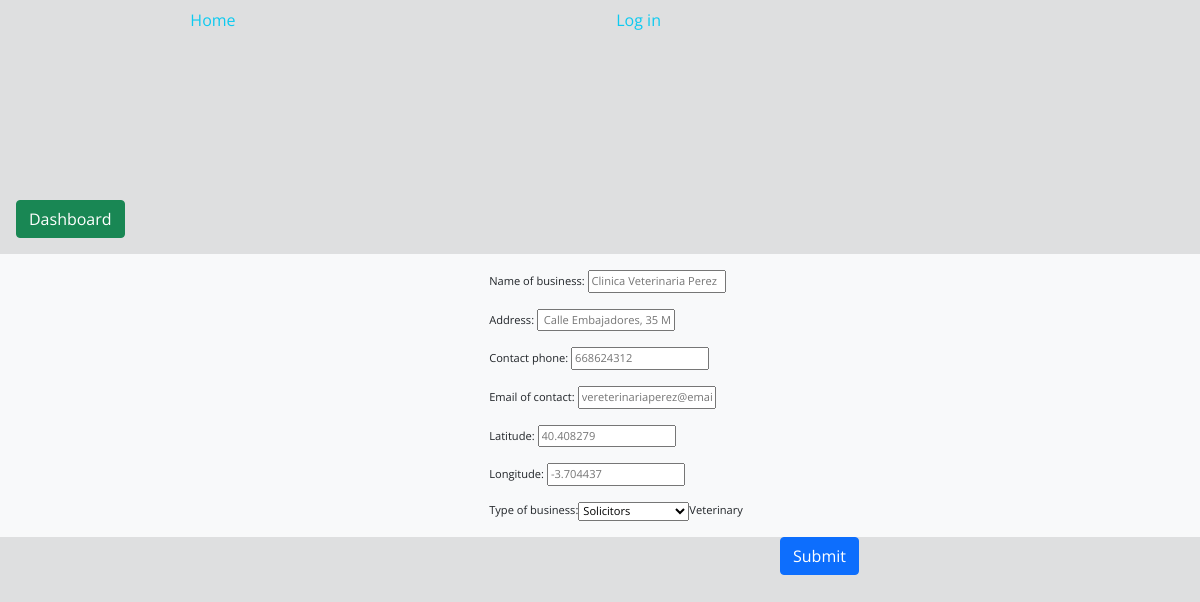
The app's page /update?adv_id=c6760d6dda834709949bf7c2bdade722 with its own data.
### models.py (models this page shows, shortened)
class Advert(db.Model):
    id = db.Column(db.String(32), primary_key= True)
    user_id = db.Column(db.String(32), ForeignKey("user.id"))
    adv_name = db.Column(db.String(50), nullable=False, unique=True)
    address = db.Column(db.String(60), nullable=False, unique= True)
    latitude = db.Column(db.String(11), nullable=True)
    longitude = db.Column(db.String(11), nullable=True)
    contact_phone = db.Column(db.String(12), nullable=False)
    contact_email = db.Column(db.String(100), nullable=False)
    business_type = db.Column(db.String(30), nullable=False)
    description = db.Column(db.Text, nullable=True)
    images= db.relationship("Upload", backref=db.backref("advert", lazy=True))

### main.py (the view, shortened to what this page needs)
@app.route("/update", methods=["GET", "POST"])
def update_object():
    adv_id = request.args.get("adv_id")
    ad_to_up =Advert.query.get(adv_id)
    return render_template("ad_creation.html", ad=ad_to_up)

### templates/ad_creation.html (shortened to what this page needs)
{%extends "base.html"%}
{%block content%}
<div>
    <h2 class ="d-flex justify-content-center" style="padding:5%">{{text}}</h2>
    <div class="sticky">
        {%if ad%}
        <a href="{{url_for('dashboard', user=ad.user_id )}}" class="d-flex justify-content-start" style="text-decoration:none;">
            <button class="btn btn-success m-3" type="button">Dashboard</button>
        </a>
        {%endif%}
    </div>
</div>
<div id= "formulario" class="d-flex justify-content-center bg-light">
    <form  action="" method="POST" >
        <ul class="d-flex-row ad_crea_list" >
            <li>
                <label for="">Name of business:
                    <input  type="text" name="adv_name" id="" placeholder="{{ad.adv_name}}" required>
                </label>
            </li>
            <li>
                <label for="">Address:
                    <input  type="text" name="address" id="" placeholder=" {{ad.address}}" required>
                </label>
            </li>
            <li>
                <label for="">Contact phone:
                    <input  type="text" name="contact_phone" placeholder="{{ad.contact_phone}}" id="" required>
                </label>
            </li>
            <li>
                <label for="">Email of contact:
                    <input  type="email" name="contact_email" placeholder="{{ad.contact_email}}" id="" required>
                </label>
            </li>
            <li>
                <label for="">Latitude:
                    <input  type="text" name="latitude" placeholder="{{ad.latitude}} "id="" >
                </label>
            </li>
            <li>
                <label for="">Longitude:
                    <input  type="text" name="longitude" placeholder="{{ad.longitude}}" id="" >
                </label>
            </li>
            <li>
                <label for="">Type of business: </label>
                    <select name="business_type" id="">
                        <option value="Solicitors">Solicitors</option>
                    </select> {{ad.business_type}}
            </li>
        </ul>
        <button class="btn btn-primary float-right m-auto" style="position:absolute; left:65%;" type="submit">Submit</button>
    </form>
</div>
{%endblock%}

### static/styles.css (style rules this page uses)
* { font-family: Open Sans; }
li { list-style: none; }
#formulario { background-color: rgb(238, 238, 238); font-size: smaller; margin: 0 auto; }
.ad_crea_list li { font-size: smaller; margin-top: 1rem; align-self: start; display:flex; justify-content: space-between; }

### records on screen
Advert: adv_name "Clinica Veterinaria Perez", address "Calle Embajadores, 35 Madrid", contact_phone "668624312", contact_email "vereterinariaperez@email.com", latitude "40.408279", longitude "-3.704437", business_type "Veterinary"
